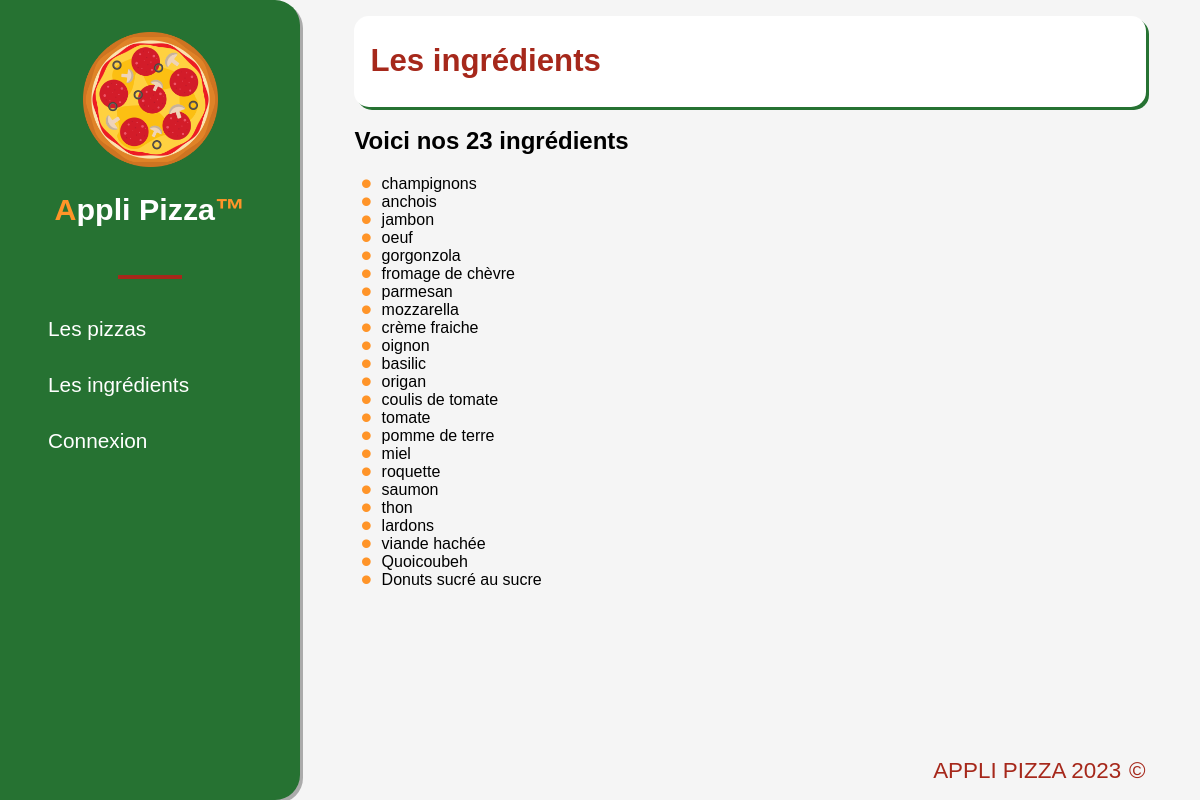
Before: /ingredients/ with the older database file.
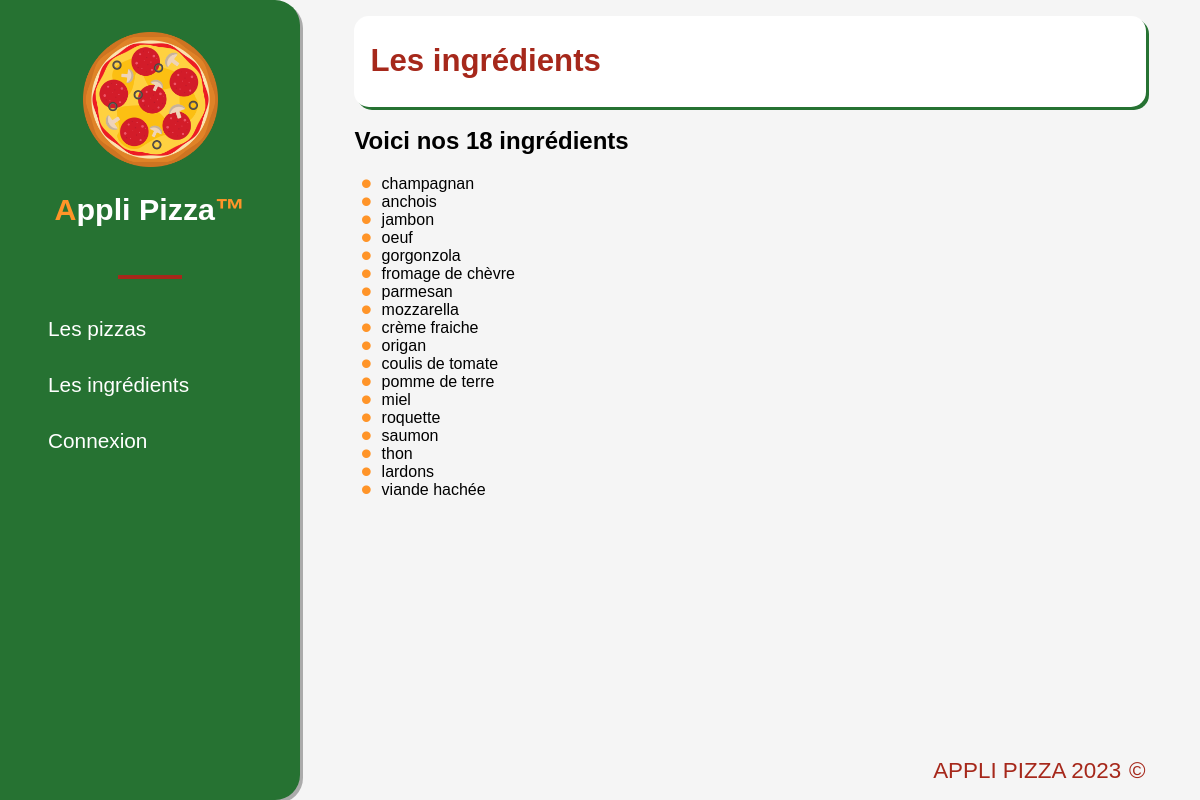
After: the same page with the newer database file.
### applipizza/models.py (models this page shows)
class Ingredient(models.Model):
    idIngredient = models.AutoField(primary_key=True)
    nomIngredient = models.CharField(max_length=50, verbose_name="Nom de l'ingrédient")
    def __str__(self) -> str:
        return self.nomIngredient

### applipizza/views.py (the view)
# urls.py: path('ingredients/', views.ingredients),
def ingredients(request):
    lesIngredients = Ingredient.objects.all()
    return render(request, 'applipizza/ingredients.html', {'ingredients': lesIngredients})

### applipizza/templates/applipizza/ingredients.html (shortened to what this page needs)
{% extends 'applipizza/base.html' %}
{% block title_page %}
Les ingrédients
{% endblock %}
{% block content %}
<h2>Voici nos {{ ingredients|length }} ingrédients</h2>
<ul class="ul_ingr">
    {% for ing in ingredients %}
    <li class="disp_ingredients">
        {{ ing }}
    </li>
    {% endfor %}
</ul>
{% endblock %}

Changed rows visible on the page:
removed Ingredient: nomIngredient "oignon"
removed Ingredient: nomIngredient "basilic"
removed Ingredient: nomIngredient "tomate"
removed Ingredient: nomIngredient "Quoicoubeh"
removed Ingredient: nomIngredient "Donuts sucré au sucre"
changed Ingredient: nomIngredient "champignons" → "champagnan"
Other visible differences:
{{ ingredients|length }}: "23" → "18"
